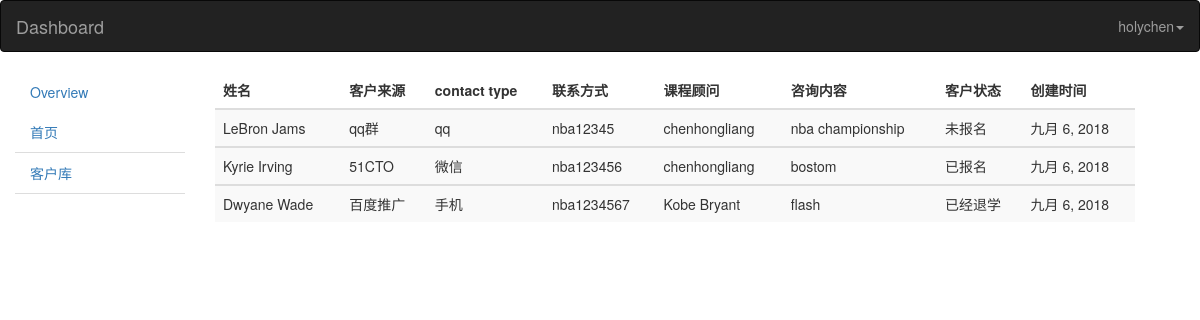
The app's page /crm/ (signed in) with its own data.
### crm/models.py (models this page shows)
class CustomerInfo(models.Model):
    name = models.CharField('姓名',max_length=64,default=None)
    contact_type_choices = ((0,'qq'),(1,'微信'),(2,'手机'))
    contact_type = models.SmallIntegerField(choices=contact_type_choices,default=0)
    contact = models.CharField('联系方式',max_length=64,unique=True)
    source_choices = ((0,'qq群'),(1,'51CTO'),(2,'百度推广'),(3,'知乎'),(4,'转介绍'),(5,'其它'),)
    source = models.SmallIntegerField('客户来源',choices=source_choices)
    referral_from = models.ForeignKey('self',blank=True,null=True,verbose_name='转介绍',on_delete=models.CASCADE)
    consult_courses = models.ManyToManyField('Course',verbose_name='咨询课程')
    consult_content = models.TextField('咨询内容',)
    status_choices = ((0,'未报名'),(1,'已报名'),(2,'已经退学'))
    status = models.SmallIntegerField('客户状态',choices=status_choices)
    consultant = models.ForeignKey('UserProfile',verbose_name='课程顾问',on_delete=models.CASCADE)
    date = models.DateField('创建的时间',auto_now_add=True)

class UserProfile(models.Model):
    user = models.OneToOneField(User,on_delete=models.CASCADE)
    name = models.CharField('姓名',max_length=64)
    role = models.ManyToManyField(Role,blank=True,null=True)
    def __str__(self):
        return self.name

### crm/views.py (the view)
@login_required
def dashboard(request):
    customer = models.CustomerInfo.objects.all()
    return render(request, 'index.html', locals())

### templates/index.html (shortened to what this page needs)
{% extends 'base.html' %}
{% block css %}
<link rel="stylesheet" type="text/css" href="http://cdn.datatables.net/1.10.15/css/jquery.dataTables.css">
{% endblock %}
{% block content %}
<div class="container">
    <main role="main" class="col-sm-9 ml-sm-auto col-md-10 pt-3">
                <table id="table_example" class="display table table-hover table-striped">
                <thead>
                <tr>
			    <th>姓名</th>
			    <th>客户来源</th>
			    <th>contact type</th>
			    <th>联系方式</th>
                <th>课程顾问</th>
                <th>咨询内容</th>
                <th>客户状态</th>
                <th>创建时间</th>
		        </tr>
		        </thead>
                <tbody>
                {% for customer in customer %}
                <tr>
                    <td>{{ customer.name }}</td>
                    <td>{{ customer.get_source_display }}</td>
                    <td>{{ customer.get_contact_type_display }}</td>
                    <td>{{ customer.contact }}</td>
                    <td>{{ customer.consultant }}</td>
                    <td>{{ customer.consult_content }}</td>
                    <td>{{ customer.get_status_display }}</td>
                    <td>{{ customer.date }}</td>
                </tr>
                </tbody>
                {% endfor %}
                </table>
    </main>
</div>
{% endblock %}

### templates/base.html (shortened to what this page needs)
{% load staticfiles %}
<!DOCTYPE html>
<html lang="zh-CN"><head><meta http-equiv="Content-Type" content="text/html; charset=UTF-8">
    <link rel="stylesheet" href="https://cdn.bootcss.com/bootstrap/3.3.7/css/bootstrap.min.css">
    <link rel="stylesheet" type="text/css" href="http://cdn.datatables.net/1.10.15/css/jquery.dataTables.css">
    {% block css %}{% endblock %}
  </head>
<header>
<nav class="navbar navbar-expand-md navbar-dark fixed-top navbar-inverse">
  <div class="container-fluid">
    <div class="navbar-header">
      <a class="navbar-brand" href="#">Dashboard</a>
    </div>
    <ul class="nav navbar-nav navbar-right">
                    <li class="dropdown">
                        <a class="dropdown-toggle" data-toggle="dropdown" href="#">{{ request.user }}<b class="caret"></b></a>
                    </li>
    </ul>
  </div>
</nav>
</header>
<aside class="main-sider">
    <div class="col-sm-3 col-md-2 sidebar">
        <ul class="nav nav-sidebar">
          <li class="nav-item"><a class="nav-link active" href="/crm/">Overview<span class="sr-only">(current)</span></a></li>
          <li class="nav nav-item nav-tabs"><a class="nav-link" href="/crm/response/">首页</a></li>
          <li class="nav nav-item nav-tabs"><a class="nav-link" href="/crm/info/">客户库</a></li>
        </ul>
    </div>
</aside>
  <body>
<div class="content-wrapper">
      {% block content %}{% endblock %}
  </div>
</body></html>

### records on screen
CustomerInfo: name "LeBron Jams", source "qq群", contact_type "qq", contact "nba12345", consultant "chenhongliang", consult_content "nba championship", status "未报名", date "九月 6, 2018"
CustomerInfo: name "Kyrie Irving", source "51CTO", contact_type "微信", contact "nba123456", consultant "chenhongliang", consult_content "bostom", status "已报名", date "九月 6, 2018"
CustomerInfo: name "Dwyane Wade", source "百度推广", contact_type "手机", contact "nba1234567", consultant "Kobe Bryant", consult_content "flash", status "已经退学", date "九月 6, 2018"

### other values on screen
{{ request.user }} "holychen"
